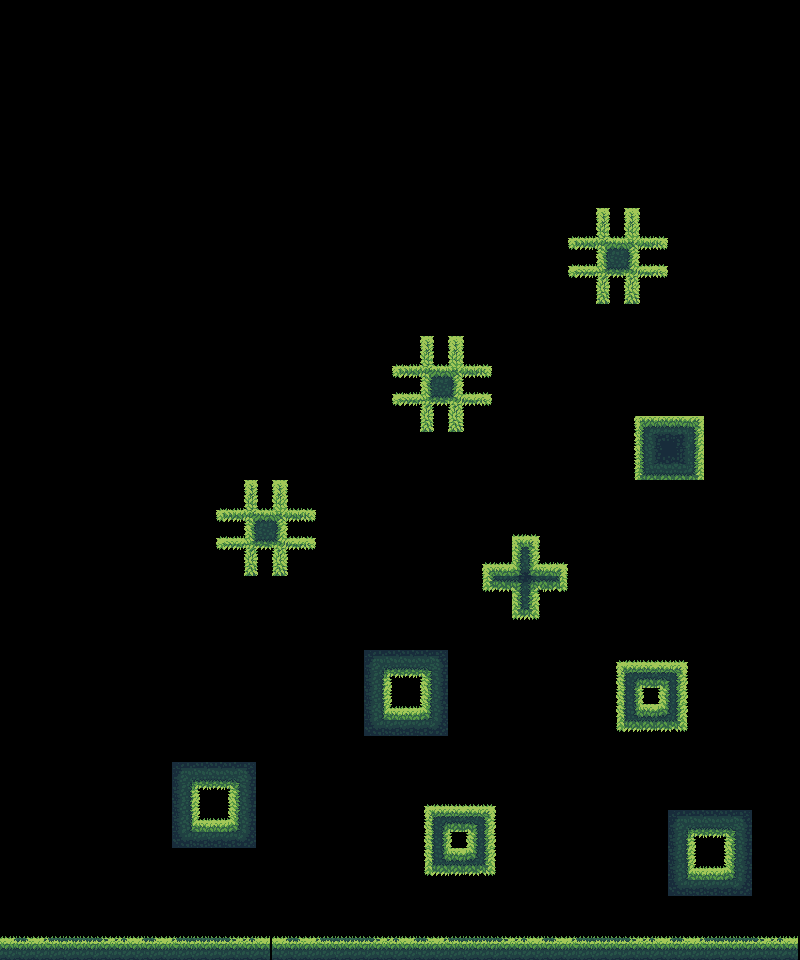

A level layout from a 2D game, rendered from its tile map. Below: a short description, then the map file with tile-grid data replaced by summaries:
An orthogonal 50x60 tile map with 16x16 px tiles, 1 tile layer (Tile Layer 1) and 31 objects (23x platform, 4x platformFloor, 4x coin).

<map version="1.0" tiledversion="1.0.1" orientation="orthogonal" renderorder="right-down" width="50" height="60" tilewidth="16" tileheight="16" nextobjectid="71">
 <tileset firstgid="1" name="jungle tileset" tilewidth="16" tileheight="16" spacing="2" tilecount="840" columns="42">
  <image source="jungle tileset.png" width="768" height="368" />
 </tileset>
 <layer name="Tile Layer 1" width="50" height="60">
  <data>[3000 cells, 427 non-empty, 162 distinct tile ids]</data>
 </layer>
 <objectgroup name="Object Layer 1">
  <object id="5" type="platformFloor" x="-2.66667" y="936" width="802.667" height="4" />
  <object id="6" type="platform" x="172" y="761.333" width="82.6667" height="85.3333" />
  <object id="7" type="platform" x="364" y="650.667" width="85.3333" height="85.3333" />
  <object id="8" type="platform" x="425.333" y="806.667" width="70.6667" height="69.3333" />
  <object id="21" type="platform" x="668" y="812" width="85.3333" height="85.3333" />
  <object id="22" type="platform" x="621.333" y="664" width="64" height="68" />
  <object id="23" type="coin" x="189.333" y="722.667" width="48.3333" height="37.3333" />
  <object id="30" type="platform" x="515" y="538" width="24" height="83" />
  <object id="31" type="platform" x="485" y="563" width="76" height="31" />
  <object id="34" type="coin" x="435.833" y="767.333" width="48.3333" height="37.3333" />
  <object id="35" type="coin" x="628.833" y="624.333" width="48.3333" height="37.3333" />
  <object id="36" type="coin" x="503.833" y="495.333" width="48.3333" height="37.3333" />
  <object id="37" type="platform" x="597.317" y="211.335" width="10.3183" height="89.8078" />
  <object id="38" type="platform" x="624.833" y="208.278" width="13.7578" height="93.6294" />
  <object id="39" type="platform" x="569.037" y="266.748" width="98.2153" height="8.7897" />
  <object id="40" type="platform" x="570.948" y="236.94" width="94.3937" height="11.4648" />
  <object id="42" type="platformFloor" x="635.36" y="414.68" width="68.21" height="2.32639" />
  <object id="43" type="platform" x="637.432" y="479.819" width="66.3022" height="0.581598" />
  <object id="44" type="platform" x="634.524" y="419.332" width="0.581598" height="59.9046" />
  <object id="47" type="platform" x="799.79" y="1.31113" width="2.62226" height="944.015" />
  <object id="48" type="platform" x="-2.62226" y="1.31113" width="2.62226" height="941.392" />
  <object id="50" type="platformFloor" x="-2.63158" y="0" width="806.579" height="2.63158" />
  <object id="51" type="platformFloor" x="-43.4211" y="580.263" width="1.31579" height="1.31579" />
  <object id="63" type="platform" x="394.157" y="365.306" width="94.3937" height="11.4648" />
  <object id="64" type="platform" x="392.246" y="395.114" width="98.2153" height="8.7897" />
  <object id="65" type="platform" x="448.042" y="336.644" width="13.7578" height="93.6294" />
  <object id="66" type="platform" x="420.526" y="339.701" width="10.3183" height="89.8078" />
  <object id="67" type="platform" x="217.465" y="510.419" width="94.3937" height="11.4648" />
  <object id="68" type="platform" x="215.554" y="540.227" width="98.2153" height="8.7897" />
  <object id="69" type="platform" x="271.35" y="481.757" width="13.7578" height="93.6294" />
  <object id="70" type="platform" x="243.834" y="484.814" width="10.3183" height="89.8078" />
 </objectgroup>
</map>
